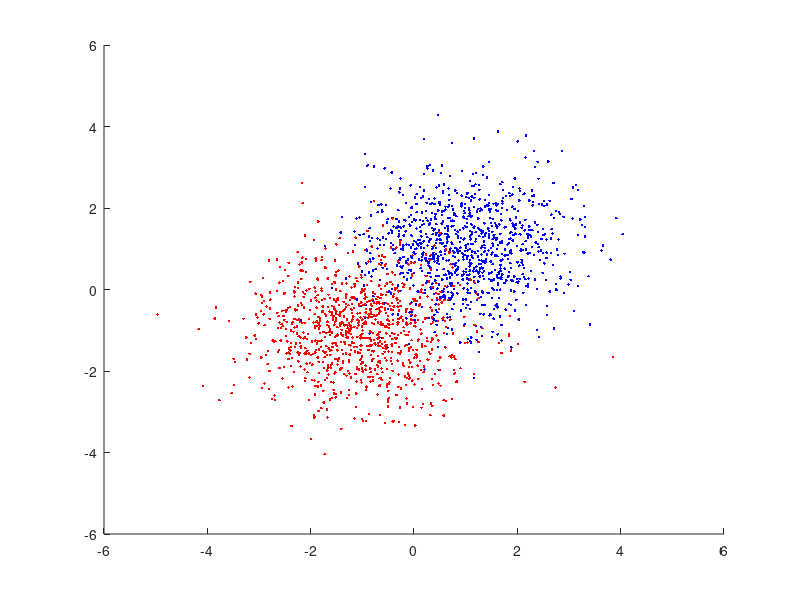

MATLAB code to generate this figure: (Note: this script raises an error after producing the figure.)
%% Lab A: Machine Learning for Classification
%% Classification problem: 
% Classification is a task that requires the use of machine learning algorithms 
% that learn how to assign a class label to examples from the problem domain. 
% An easy-to-understand example is classifying emails as “spam” or “not spam.”
% 
% There are many different types of classification tasks that you may encounter 
% in machine learning and specialized approaches to modeling that may be used 
% for each. In this tutorial, we try to solve a binary classification problem. 
% Binary classification refers to predicting one of two classes and multi-class 
% classification involves predicting one of more than two classes.
% 
% For example, assume we have a random set of circles and triangles distributed 
% in 2D spaces and we want to find a line that separates them. I mean one side 
% of the line we see just circles and on the other side we see triangles as shown 
% in the below figure,
% 
% 
% 
% 
% 
% This problem is called classification, and here we are going to drive a mathematical 
% solution for how we can separate these circles and triangles (we call them classes).
%% Problem 1 
% In the previous prelab we described how we can generate random points in 2D 
% spaces with different statistical properties. Here we are going to recreate 
% this dataset for a classification problem.
% 
% First, generate two sets of 1000  points for two different means  and the 
% same standard deviation  in different colors

% define some constant parameters we'll use later
sz=1000;
mu_x=[1.0,-1.0];
std_x=1;

% generate two random gaussian distributions
x1=std_x* randn(sz,1)+ mu_x(1);
y1=std_x* randn(sz,1)+ mu_x(1);

x2=std_x* randn(sz,1)+ mu_x(2);
y2=std_x* randn(sz,1)+ mu_x(2);    

% plotting
figure;
h_ax = gca;
hold(h_ax, "on")

plot(h_ax, x1,y1, '.b');
plot(h_ax, x2,y2, '.r');

h_ax.Title.String = 'randomly selected samples';
h_ax.XLabel.String = 'x-value';
h_ax.YLabel.String = 'y-value';

h_ax.XLim = [-3,3];
h_ax.YLim = [-3,3];
%% 
% Here we want to combine these two sets of data and create a vector called 
% *input* with size 2000$\times \;$2 which the first 1000 elements are concatenations 
% of x1,y1, and the rest are the concatenation of x2,y2.
% 
% As you remember we defined two colors for the sample points red and blue, 
% now we want to create a vector called *output* with size 2000 $\times \;\;$1 
% in which:
%% 
% # if the color is red then its corresponding element in output is 1 and;
% # if the color is blue then its corresponding element is 0. 

input = [x1 y1; x2 y2];   % ← define this variable
output = [x1*0;x2*0+1];  % ← define this variable

% double check sizes
size(input), size(output)
%% Problem  2
% Now we want to find a  nonlinear combination of the input vector ($\left.\mathit{\mathbf{x}}\right)$ 
% elements defined as $\hat{\;y\;} =\sigma \;\left({\mathit{\mathbf{a}}}_{1\;} 
% \times {\mathit{\mathbf{x}}}_{1\;} +{\mathit{\mathbf{a}}}_{2\;} \times {\mathit{\mathbf{x}}}_{2\;} 
% \right)=\sigma \;\left(\textrm{Ax}\right)$, which is able to predict a label 
% for each entry. Notice that the actual label (the true label) for each entry 
% is in the output vector ($y$). 
% 
% *hint*: $\sigma \;\left(x\right)=\frac{1}{\;1+e^{\left(-x\right)} }\;$ is 
% called sigmoid function.
% 
% define a sigmoid function with *mysigmoid* name and test it with the below 
% code

%%% note: you do not need to change the code below. %%%
%%%       it will just work if your function is     %%%
%%%       correctly defined.                        %%%
fplot(@myfunc_sigmoid, [-10, 10])  % plot our sigmoid function from -10 to 10 to double-check
%% Problem 3
% Now we investigate the rule of the parametrs ($\left.a_{1\;} ,a_{2\;} \right)$in 
% performance of the classifier. To investigate the effect of the model's parameters 
% on the classifier performance we need to define the classifier error for all 
% samples in predicting their classes. To do that, we define error function  as
% 
% $$E=\frac{1}{N\;}\sum_{i=1}^{N=2000} {\left(\sigma \;\left({\textrm{Ax}}_{i\;} 
% \right)-y_{i\;} \right)}^{2\;}$$
% 
% In this part of the problem we will select a range of possible values for 
% each parameters  and calculate the error function for that. We use a Grid-search 
% method to do that. This method iteratively changes values of the parameters 
% and calculates the error function.  write a code that calculates for a range 
% of 201 samples from -10 to 10 for each weight ($\left.a_{1\;} \;\textrm{and}\;a_{2\;} 
% \right)$.  

a1 = linspace(-10,10,201);
a2 = linspace(-10,10,201);
E = zeros(201,201);
for i = 1:201
    for j = 1:201
        E(i,j) = (1/2000)*sum((myfunc_sigmoid(a1(i)*input(:,1) + a2(j)*input(:,2)) - output(:)).^2);
    end
end
%% 
% Now use surf function to show the error value against two sets of parameters 
% ($\left.a_{1\;} \;\textrm{and}\;a_{2\;} \right)$. What is your inference about 
% this plot surface?

figure
surf(a1,a2,E)
xlabel('a1')
ylabel('a2')
zlabel('E')
%% 
% As you should see the value of the error function is different for the combinations 
% of the model parameters. A general intuition is a classifier with parameters 
% set that lead to a lower error value, is more accurate for the classification 
% problem.
%% Problem 4
% We also can calculate the classifier accuracy. To do that, we need to define 
% accuracy function as
% 
% $$\textrm{accuracy}=\frac{\textrm{Number}\;\textrm{of}\;\textrm{correct}\;\textrm{prediction}}{\textrm{Total}\;\textrm{number}\;\textrm{of}\;\textrm{predictions}}*100$$
% 
% And measure the classifer accuracy for a specific set of parameters. 
% 
% You need to define a function that called *myaccuracy* which get the predicted 
% labels ($\hat{\;y\;}$) and the true ones (the output vector) and return the 
% percentage of true predicted labels and test it with the below code

acc = myfunc_accuracy(output,output)
%% Problem 5
% As we discussed a classifier with a small error is a better classifier in 
% sense of performance. As a result, it should have higher accuracy. We want to 
% test this scenario. To do that, select a set of parameters from a region in 
% the previous surface plot with a small error value. then calculate the accuracy 
% of your classifier with the function you wrote in the previous problem.

a1=-10; % your selection
a2=-10; % your selection
yhat=myfunc_sigmoid(a1*input(:,1)+a2*input(:,2));
yhat(yhat>=.5)=1;
yhat(yhat<.5)=0;
acc=myfunc_accuracy(yhat,output)
%% 
% Again select a set of parameters from a region in the previous surface plot 
% with a large error value. then calculate the accuracy of your classifier with 
% the function you wrote in the previous problem.

a1=10; % your selection
a2=10; % your selection
yhat=myfunc_sigmoid(a1*input(:,1)+a2*input(:,2));
yhat(yhat>=.5)=1;
yhat(yhat<.5)=0;
acc=myfunc_accuracy(yhat,output)
%% 
% What is your inference about these two results? Did these results support 
% the hypothesis we had at the begining of this problem?
% 
% *These results support the hypothesis we had the beginning of this problem, 
% which is that a classifier with a small error is a better classifier in terms 
% of performance by having a high accuracy. This is corroborated by the selection 
% of parameters with a small error value in the classifer resulting in a high 
% accuracy while the selection of parameters with a large error value in the classifer 
% results in a much lower accuracy.*
%% Functions
% define the *myfunc_sigmoid* and *myfunc_accuracy* functions here

function f = myfunc_sigmoid(x)
    f = 1./(1+exp(-x));
end


function out = myfunc_accuracy(yhat,y)
    correct = (yhat==y);
    out = (sum(correct)/length(correct))*100;
end